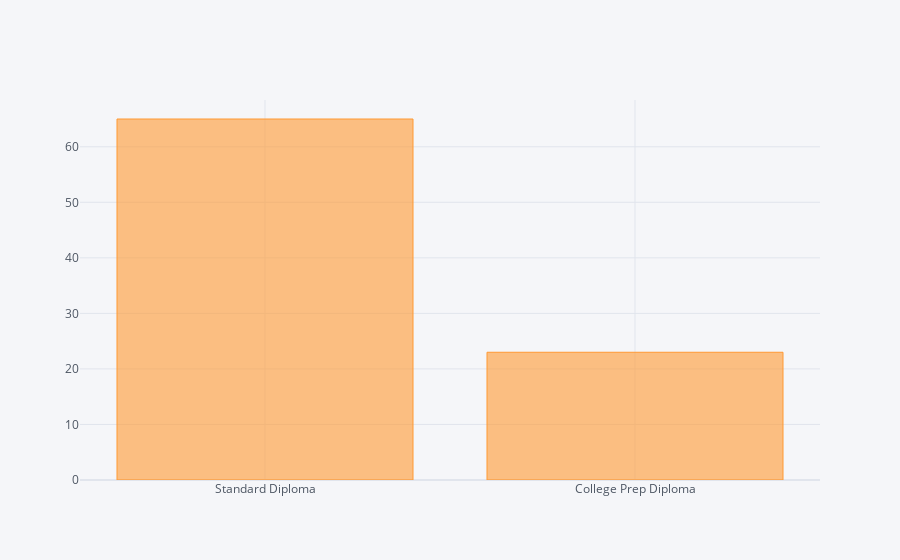

The notebook cell this image was saved under:
### Code cell
#a) (1)
alumni['Diploma Type'].value_counts().iplot(kind = 'bar')

### Figure 1 — Plotly figure (JSON) as saved in the notebook; plotly's stock layout.template omitted (floating-point values rounded to 4 significant figures)
{"data": [{"marker": {"color": "rgba(255, 153, 51, 0.6)", "line": {"color": "rgba(255, 153, 51, 1.0)", "width": 1}}, "name": "Diploma Type", "orientation": "v", "text": "", "type": "bar", "x": ["Standard Diploma", "College Prep Diploma"], "y": [65, 23]}], "layout": {"legend": {"bgcolor": "#F5F6F9", "font": {"color": "#4D5663"}}, "paper_bgcolor": "#F5F6F9", "plot_bgcolor": "#F5F6F9", "title": {"font": {"color": "#4D5663"}}, "xaxis": {"gridcolor": "#E1E5ED", "showgrid": true, "tickfont": {"color": "#4D5663"}, "title": {"font": {"color": "#4D5663"}, "text": ""}, "zerolinecolor": "#E1E5ED"}, "yaxis": {"gridcolor": "#E1E5ED", "showgrid": true, "tickfont": {"color": "#4D5663"}, "title": {"font": {"color": "#4D5663"}, "text": ""}, "zerolinecolor": "#E1E5ED"}}}
